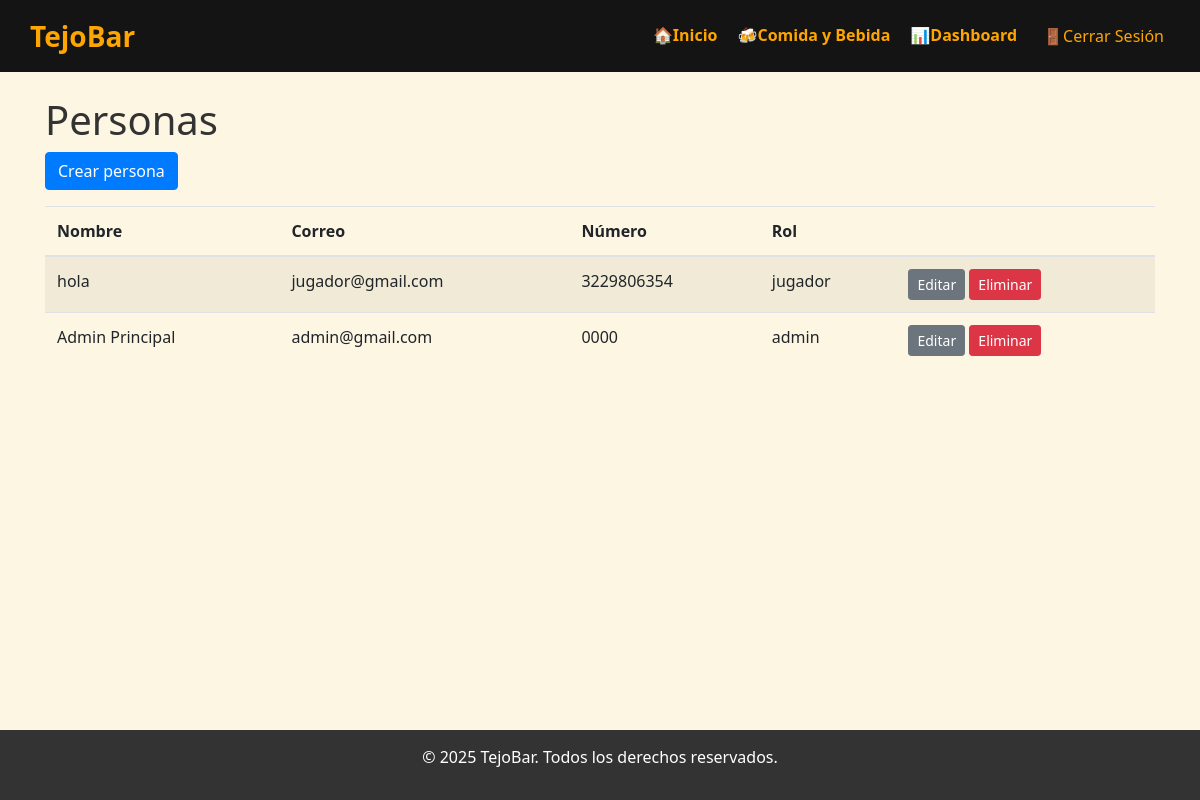
Screenshot of /personas/ (signed in) with the database file from the repository.
### tejobar_app/models.py (models this page shows, shortened)
class Persona(models.Model):
    ROL_JUGADOR = "jugador"
    ROL_CAPITAN = "capitan"
    ROL_ADMIN = "admin"
    ROL_CHOICES = [
        (ROL_JUGADOR, "Jugador"),
        (ROL_CAPITAN, "Capitán"),
        (ROL_ADMIN, "Admin"),
    ]
    user = models.OneToOneField(
        User, on_delete=models.CASCADE, related_name="persona", null=True, blank=True
    )
    nombre = models.CharField(max_length=100)
    correo = models.EmailField(unique=True)
    numero = models.CharField(max_length=20)
    rol = models.CharField(max_length=10, choices=ROL_CHOICES, default=ROL_JUGADOR)

### tejobar_app/views.py (the view)
# urls.py: path("personas/", views.persona_list, name="personas_index"),
@login_required
def persona_list(request: HttpRequest) -> HttpResponse:
    personas = Persona.objects.all()
    return render(request, "personas/index.html", {"personas": personas})

### templates/personas/index.html (shortened to what this page needs)
{% extends "layouts/public.html" %}
{% block content %}
<h1 class="mt-4">Personas</h1>
<a href="{% url 'tejobar_app:personas_create' %}" class="btn btn-primary mb-3">Crear persona</a>
<table class="table table-striped">
    <thead>
        <tr>
            <th>Nombre</th>
            <th>Correo</th>
            <th>Número</th>
            <th>Rol</th>
            <th></th>
        </tr>
    </thead>
    <tbody>
        {% for p in personas %}
            <tr>
                <td>{{ p.nombre }}</td>
                <td>{{ p.correo }}</td>
                <td>{{ p.numero }}</td>
                <td>{{ p.rol }}</td>
                <td>
                    <a href="{% url 'tejobar_app:personas_update' p.pk %}" class="btn btn-sm btn-secondary">Editar</a>
                    <form method="post" action="{% url 'tejobar_app:personas_delete' p.pk %}" style="display:inline;">
                        <button type="submit" class="btn btn-sm btn-danger">Eliminar</button>
                    </form>
                </td>
            </tr>
        {% empty %}
            <tr><td colspan="5">No hay personas.</td></tr>
        {% endfor %}
    </tbody>
</table>
{% endblock %}

### static/css/productos.css (style rules this page uses)
body { margin: 0; font-family: 'Segoe UI', sans-serif; background-color: #fdf6e3; color: #333; transition: 1.5s; }

### rows the page displays
Persona: nombre "hola", correo "jugador@gmail.com", numero "3229806354", rol "jugador"
Persona: nombre "Admin Principal", correo "admin@gmail.com", numero "0000", rol "admin"
